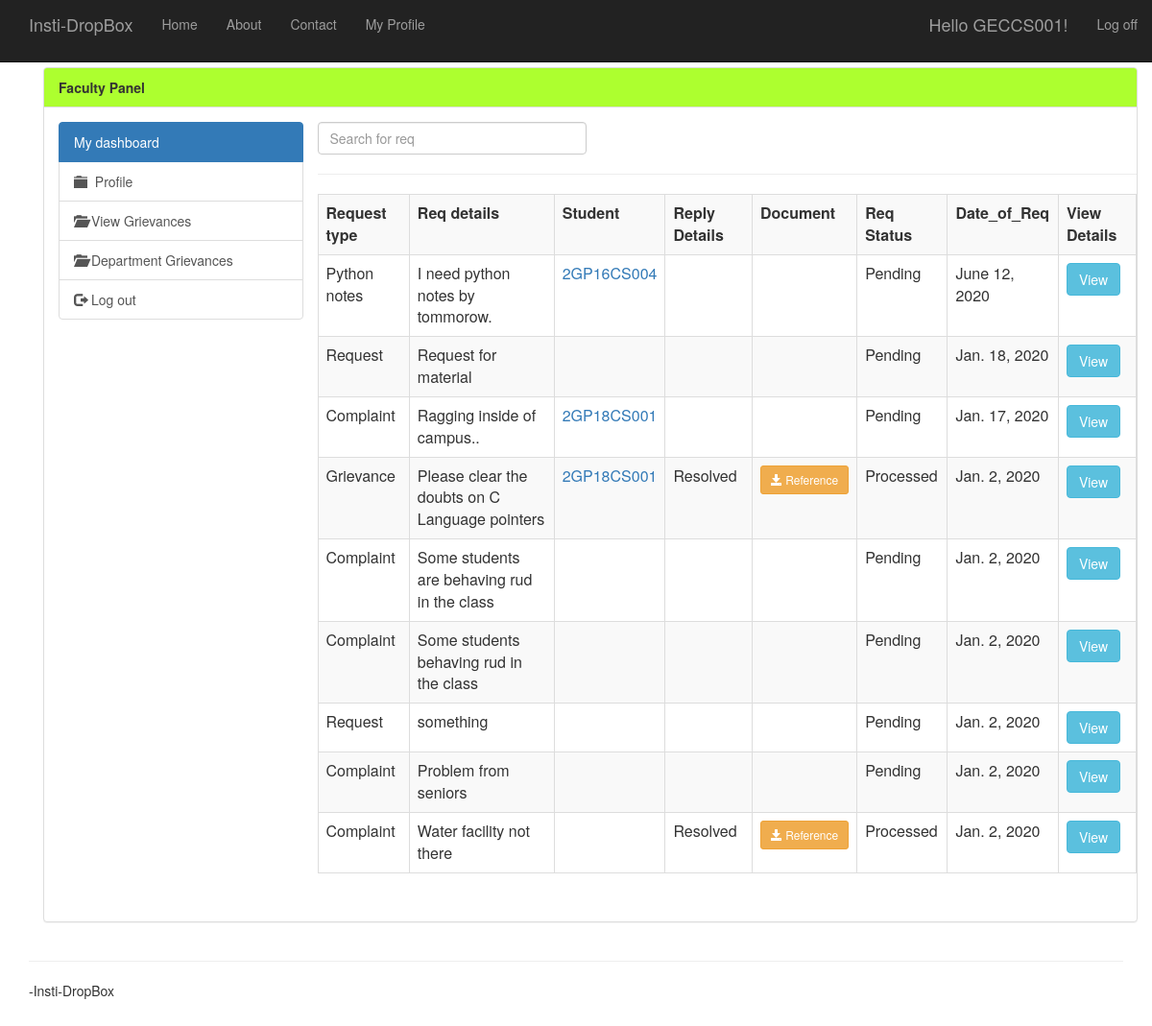
/deptgrievances (signed in), run on the app's committed database.
### app/models.py (models this page shows, shortened)
class ReqDetails(models.Model):
    Req_Type=models.CharField(max_length=25)
    Req_details=models.CharField(max_length=250,blank=True)
    sender_id=models.CharField(max_length=10,blank=True)
    receiver_id=models.CharField(max_length=10,blank=True)
    Req_Status=models.CharField(max_length=20,default="Pending",blank=True)
    dateof_request=models.DateField(default=date.today,blank=True)
    dateof_update=models.DateField(default=date.today,blank=True)
    reply_details=models.CharField(max_length=250,blank=True)
    visibilty_sender_id=models.BooleanField(default=True,blank=True)
    document=models.FileField(upload_to='documents/',blank=True)
    visible_to_Hod=models.BooleanField(default=False,blank=True)
    visible_to_Principal=models.BooleanField(default=False,blank=True)

### app/views.py (the view)
# urls.py: url(r'^deptgrievances$', app.views.deptgrievances, name='deptgrievances'),
def deptgrievances(request):
    if request.user.is_authenticated():
        usr=User.objects.all().filter(username=request.user)[0]
        dept=Faculty.objects.values('Department').filter(Faculty_Id=request.user)[0]
        if usr.profile.is_hod :
            if 'CSE' in dept.values():
                grews=ReqDetails.objects.all().filter(receiver_id__contains='CS').order_by("-dateof_request")
            elif 'MECH' in dept.vlaues():
                grews=ReqDetails.objects.all().filter(receiver_id__contains='ME').order_by("-dateof_request")
            elif 'ENC' in dept.values():
                grews=ReqDetails.objects.all().filter(receiver_id__contains='EC').order_by("-dateof_request")
            elif 'Civil' in dept.values():
                grews=ReqDetails.objects.all().filter(receiver_id__contains='CV').order_by("-dateof_request")
            return render(request,'app/deptgrievances.html',{"grews":grews})
        elif usr.profile.is_principal:
            grews=ReqDetails.objects.all().order_by("-dateof_request")
            return render(request,'app/deptgrievances.html',{"grews":grews})

### app/templates/app/deptgrievances.html (shortened to what this page needs)
﻿{% extends "app/facultylayout.html" %}
{% block content %}
    <div style="width:100%">
        <section id="viewgrievances">
            <form  method="post" class="form-horizontal">
             <div class="form-group">
                 <input type="search" id="searchreq"  name="searchreq"  class="form-control" onkeyup="serchforReq()" placeholder="Search for req"/>
             <hr/>
             <table class="table table-striped table-bordered" id="grievstable">
             <tr><th>Request type</th><th>Req details</th><th>Student</th><th>Reply Details</th><th>Document</th><th>Req Status</th><th>Date_of_Req</th><th>View Details</th></tr>
            {% for gv in grews %}
             <tr>
              <td>{{ gv.Req_Type }}</td>
              <td>{{ gv.Req_details }}</td>
              <td>{% if gv.visibilty_sender_id %}
                          <a href="#" class="control-label"> {{ gv.sender_id }}</a>
                  {% endif %}
                 </td>
              <td>{{ gv.reply_details }}</td>
              <td>{% if gv.document %} <a href="{{ gv.document }}" class="btn btn-warning btn-sm" download><span class="glyphicon glyphicon-save"></span> Reference</a>
                 {% endif %}
                 </td>
              <td>{{ gv.Req_Status }}</td>
              <td> {{ gv.dateof_request }}</td>
              <td> <a href="/f_updatereq/{{ gv.id }}" class="btn btn-info" role="button">View</a></td>
              </tr>
             {% endfor %}
             </table>
            </div>
            </form>
        </section>
    </div>
{% endblock %}

### app/templates/app/loginpartial.html (shortened to what this page needs)
{% if user.is_authenticated %}
<form id="logoutForm" action="/logout" method="post" class="navbar-right">
    <ul class="nav navbar-nav navbar-right">
        <li><span class="navbar-brand">Hello {{ user.username }}!</span></li>
        <li><a href="javascript:document.getElementById('logoutForm').submit()">Log off</a></li>
    </ul>
</form>
{% else %}
<ul class="nav navbar-nav navbar-right">
    <li><a href="{% url 'login' %}">Log in</a></li>
    <li><a href="{% url 'sign_up' %}">Sign Up</a></li>
</ul>
{% endif %}

### app/static/app/content/site.css (style rules this page uses)
body { padding-top: 50px; padding-bottom: 20px; }
input, select, textarea { max-width: 280px; }

### data on the page
ReqDetails: Req_Type "Python notes", Req_details "I need python notes by tommorow.", sender_id "2GP16CS004", Req_Status "Pending", dateof_request "June 12, 2020"
ReqDetails: Req_Type "Request", Req_details "Request for material", Req_Status "Pending", dateof_request "Jan. 18, 2020"
ReqDetails: Req_Type "Complaint", Req_details "Ragging inside of campus..", sender_id "2GP18CS001", Req_Status "Pending", dateof_request "Jan. 17, 2020"
ReqDetails: Req_Type "Grievance", Req_details "Please clear the doubts on C Language pointers", sender_id "2GP18CS001", reply_details "Resolved", Req_Status "Processed", dateof_request "Jan. 2, 2020"
ReqDetails: Req_Type "Complaint", Req_details "Some students are behaving rud in the class", Req_Status "Pending", dateof_request "Jan. 2, 2020"
ReqDetails: Req_Type "Complaint", Req_details "Some students behaving rud in the class", Req_Status "Pending", dateof_request "Jan. 2, 2020"
ReqDetails: Req_Type "Request", Req_details "something", Req_Status "Pending", dateof_request "Jan. 2, 2020"
ReqDetails: Req_Type "Complaint", Req_details "Problem from seniors", Req_Status "Pending", dateof_request "Jan. 2, 2020"
ReqDetails: Req_Type "Complaint", Req_details "Water facility not there", reply_details "Resolved", Req_Status "Processed", dateof_request "Jan. 2, 2020"

### other printed values
{{ user.username }} "GECCS001"
